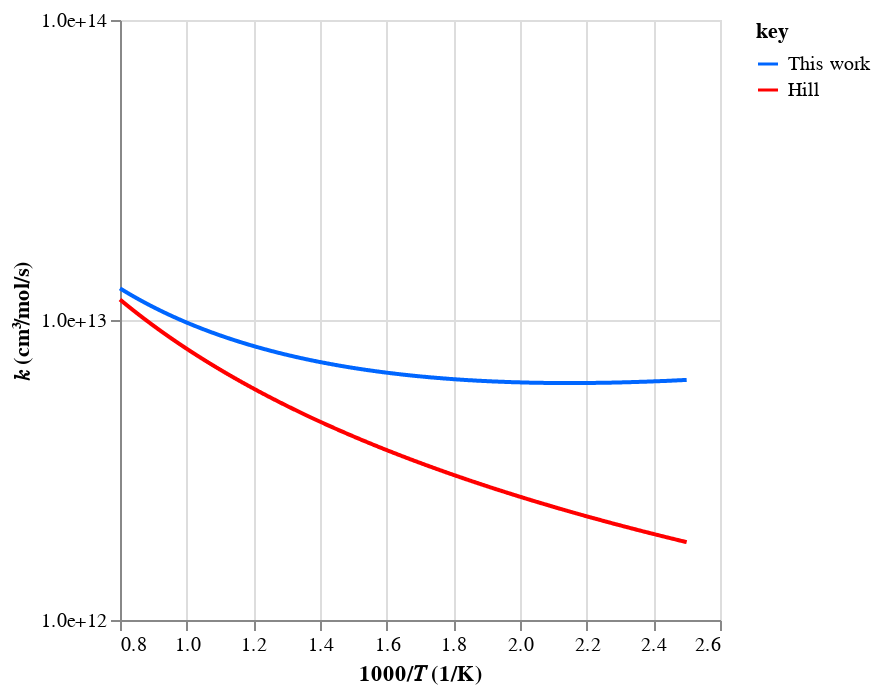
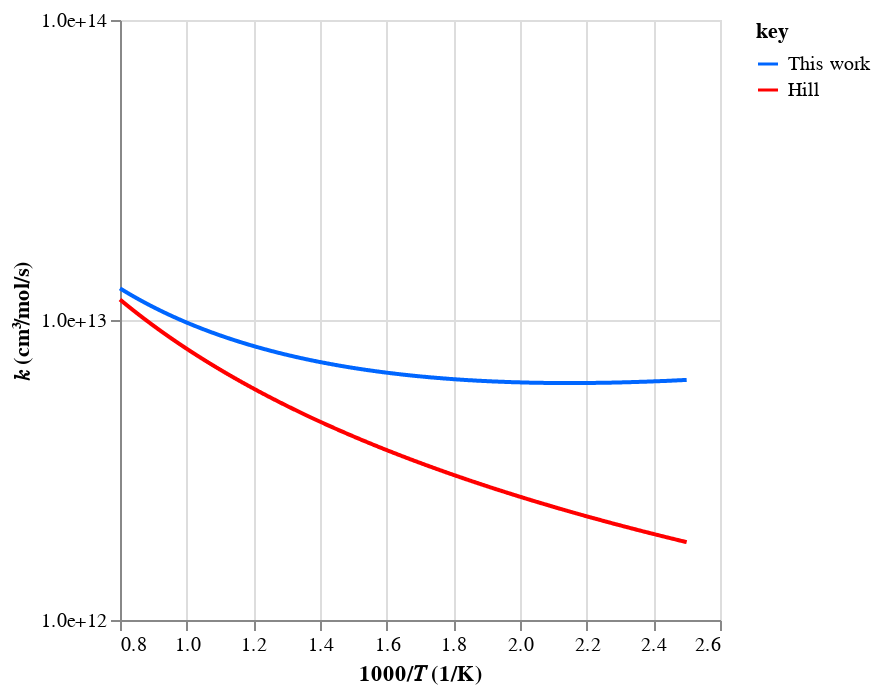
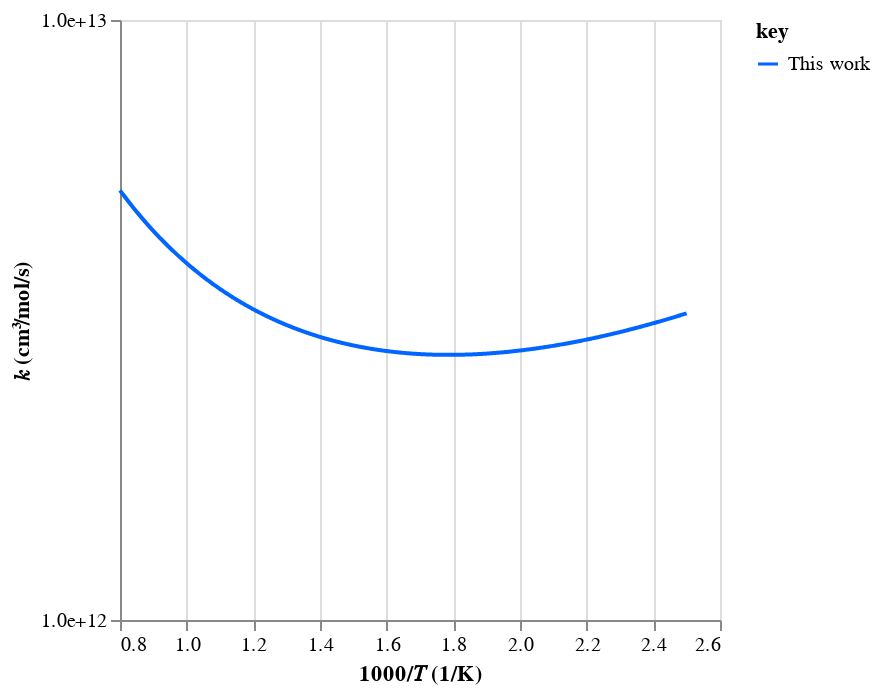
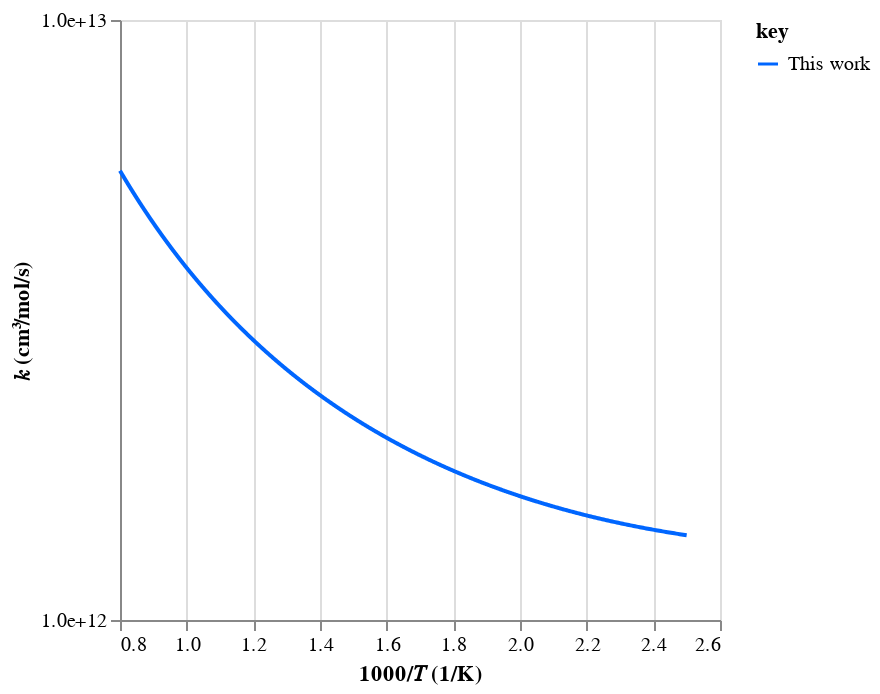

The notebook cell these images were saved under, in order:
### Code cell
# Check rates
workflow.plot_rates(tag=tag, root_path=root_path)

### Figure 1 — Vega-Lite specification as saved in the notebook (floating-point values rounded to 4 significant figures; data arrays with more than 128 entries replaced by an {"elided": "..."} marker saying what was removed)
{"config": {"view": {"continuousWidth": 300, "continuousHeight": 300}}, "data": {"name": "data-f44a7da7111c9da1ec54dfc0259f7210"}, "mark": {"type": "line"}, "encoding": {"color": {"field": "key", "scale": {"domain": ["This work", "Hill"], "range": ["#0066ff", "#ff0000"]}, "type": "nominal"}, "x": {"field": "x", "scale": {"zero": false}, "title": "1000/𝑇 (1/K)", "type": "quantitative"}, "y": {"axis": {"format": ".1e", "values": [1000000000000, 10000000000000, 100000000000000]}, "field": "value", "scale": {"type": "log"}, "title": "𝑘 (cm³/mol/s)", "type": "quantitative"}}, "transform": [{"fold": ["This work", "Hill"]}], "$schema": "https://vega.github.io/schema/vega-lite/v5.20.1.json", "datasets": {"data-f44a7da7111c9da1ec54dfc0259f7210": {"elided": "1000 records"}}}

### Figure 2 — Vega-Lite specification as saved in the notebook (floating-point values rounded to 4 significant figures; data arrays with more than 128 entries replaced by an {"elided": "..."} marker saying what was removed)
{"config": {"view": {"continuousWidth": 300, "continuousHeight": 300}}, "data": {"name": "data-f44a7da7111c9da1ec54dfc0259f7210"}, "mark": {"type": "line"}, "encoding": {"color": {"field": "key", "scale": {"domain": ["This work", "Hill"], "range": ["#0066ff", "#ff0000"]}, "type": "nominal"}, "x": {"field": "x", "scale": {"zero": false}, "title": "1000/𝑇 (1/K)", "type": "quantitative"}, "y": {"axis": {"format": ".1e", "values": [1000000000000, 10000000000000, 100000000000000]}, "field": "value", "scale": {"type": "log"}, "title": "𝑘 (cm³/mol/s)", "type": "quantitative"}}, "transform": [{"fold": ["This work", "Hill"]}], "$schema": "https://vega.github.io/schema/vega-lite/v5.20.1.json", "datasets": {"data-f44a7da7111c9da1ec54dfc0259f7210": {"elided": "1000 records"}}}

### Figure 3 — Vega-Lite specification as saved in the notebook (floating-point values rounded to 4 significant figures; data arrays with more than 128 entries replaced by an {"elided": "..."} marker saying what was removed)
{"config": {"view": {"continuousWidth": 300, "continuousHeight": 300}}, "data": {"name": "data-dff73f90043857fb1eba868ddf02f259"}, "mark": {"type": "line"}, "encoding": {"color": {"field": "key", "scale": {"domain": ["This work"], "range": ["#0066ff"]}, "type": "nominal"}, "x": {"field": "x", "scale": {"zero": false}, "title": "1000/𝑇 (1/K)", "type": "quantitative"}, "y": {"axis": {"format": ".1e", "values": [1000000000000, 10000000000000, 100000000000000]}, "field": "value", "scale": {"type": "log"}, "title": "𝑘 (cm³/mol/s)", "type": "quantitative"}}, "transform": [{"fold": ["This work"]}], "$schema": "https://vega.github.io/schema/vega-lite/v5.20.1.json", "datasets": {"data-dff73f90043857fb1eba868ddf02f259": {"elided": "1000 records"}}}

### Figure 4 — Vega-Lite specification as saved in the notebook (floating-point values rounded to 4 significant figures; data arrays with more than 128 entries replaced by an {"elided": "..."} marker saying what was removed)
{"config": {"view": {"continuousWidth": 300, "continuousHeight": 300}}, "data": {"name": "data-98fc0c50bd5f1a222e7c6dca995669db"}, "mark": {"type": "line"}, "encoding": {"color": {"field": "key", "scale": {"domain": ["This work"], "range": ["#0066ff"]}, "type": "nominal"}, "x": {"field": "x", "scale": {"zero": false}, "title": "1000/𝑇 (1/K)", "type": "quantitative"}, "y": {"axis": {"format": ".1e", "values": [1000000000000, 10000000000000, 100000000000000]}, "field": "value", "scale": {"type": "log"}, "title": "𝑘 (cm³/mol/s)", "type": "quantitative"}}, "transform": [{"fold": ["This work"]}], "$schema": "https://vega.github.io/schema/vega-lite/v5.20.1.json", "datasets": {"data-98fc0c50bd5f1a222e7c6dca995669db": {"elided": "1000 records"}}}
